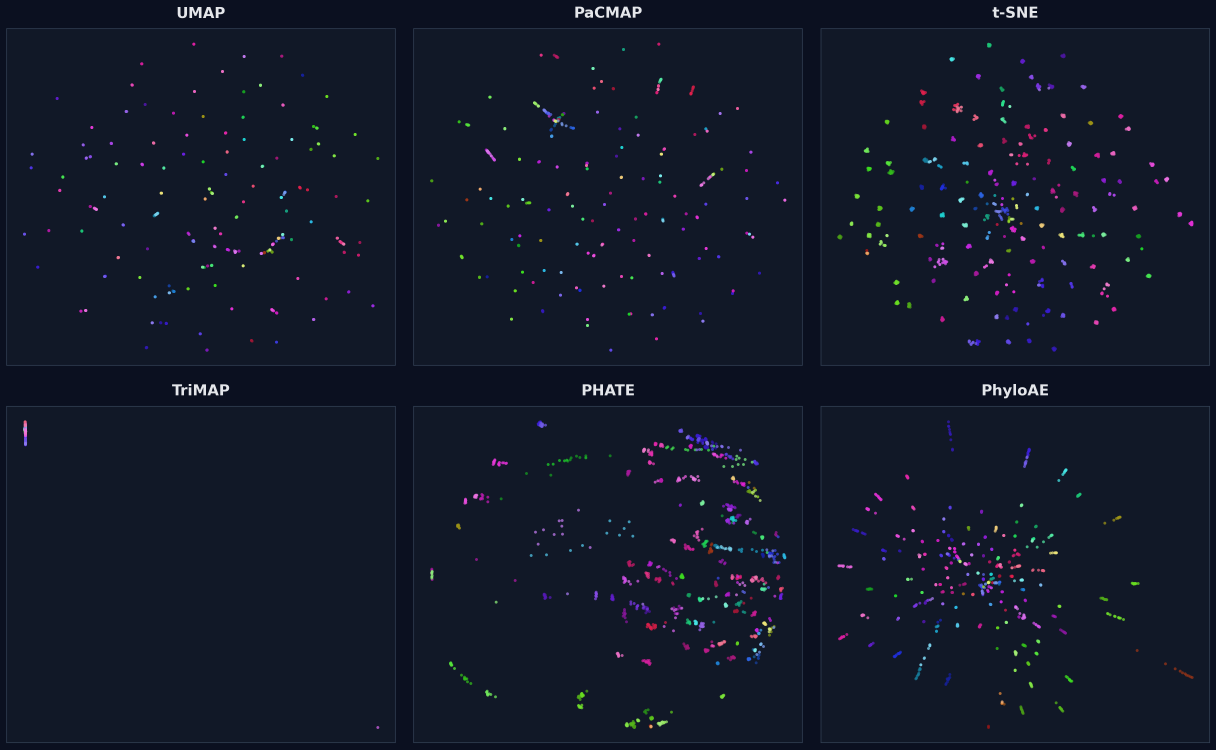
#> input picture results/figures/presentation/all_methods_2d_comparison.png, 3648 x 2248 px (shown at 1/3 size)
$ python baselines_panel.py
#> lines starting #> are read from the running program, lines starting #| are printed output that depends on the picture
"""Crop the 6-panel comparison grid to remove the PhyloAE panel (bottom-right)."""

from pathlib import Path
from PIL import Image, ImageDraw

PROJECT = Path(__file__).resolve().parents[2]
SRC = PROJECT / "results" / "figures" / "presentation" / "all_methods_2d_comparison.png"
DST = PROJECT / "results" / "figures" / "presentation" / "baselines_5panel.png"


def main() -> None:
    img = Image.open(SRC)
#> img is the input picture: PIL image 3648x2248 RGBA; mean R, G, B, A 18.3, 24.6, 40.2, 255
    w, h = img.size
#> w = 3648; h = 2248
    col_w = w // 3
#> col_w = 1216
    row_h = h // 2
#> row_h = 1124
    draw = ImageDraw.Draw(img)
    draw.rectangle([2 * col_w, row_h, w, h], fill=(0x0E, 0x11, 0x17))
    img.save(DST)
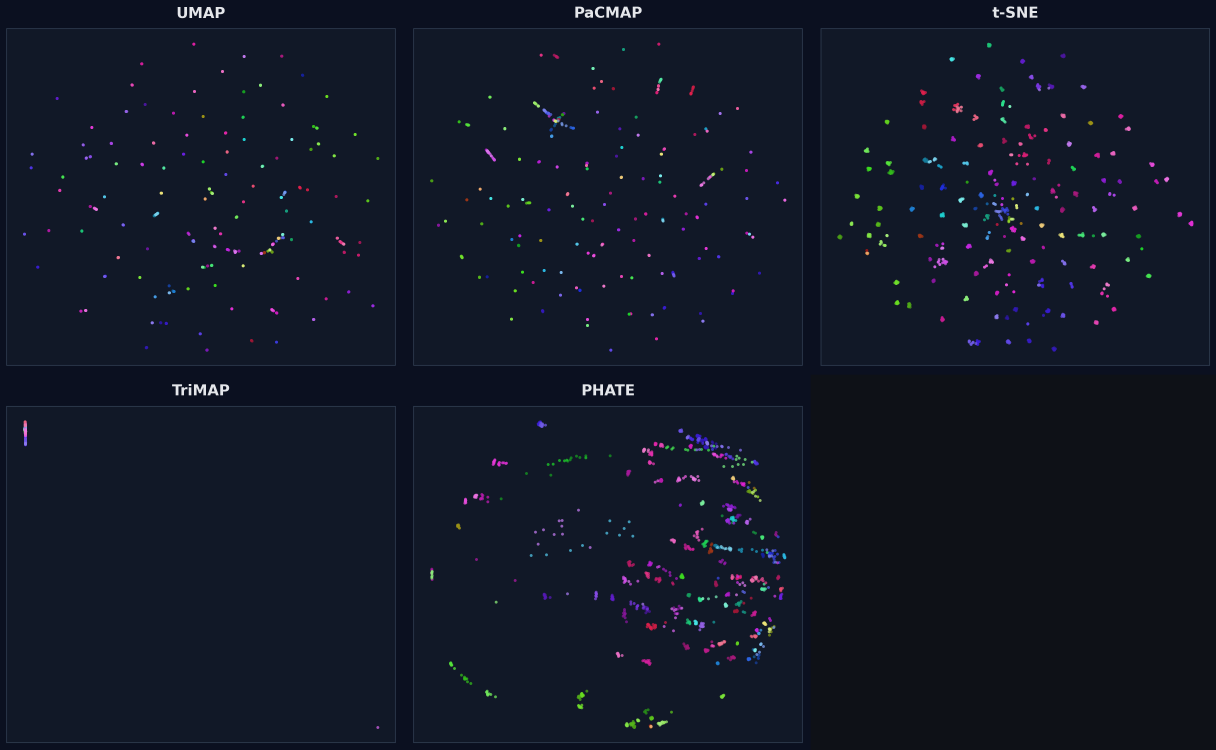
#> saved as baselines_5panel.png: PIL image 3648x2248 RGBA (shown at 1/3 size); mean R, G, B, A 17.6, 23.3, 37.3, 255
    print(f"Saved {DST}  ({img.size[0]}x{img.size[1]}, {DST.stat().st_size / 1024:.0f} KB)")
#| Saved results/figures/presentation/baselines_5panel.png  (3648x2248, 276 KB)


if __name__ == "__main__":
    main()

$ run again, with results/figures/admixture_cv_diagnostics.png copied over results/figures/presentation/all_methods_2d_comparison.png
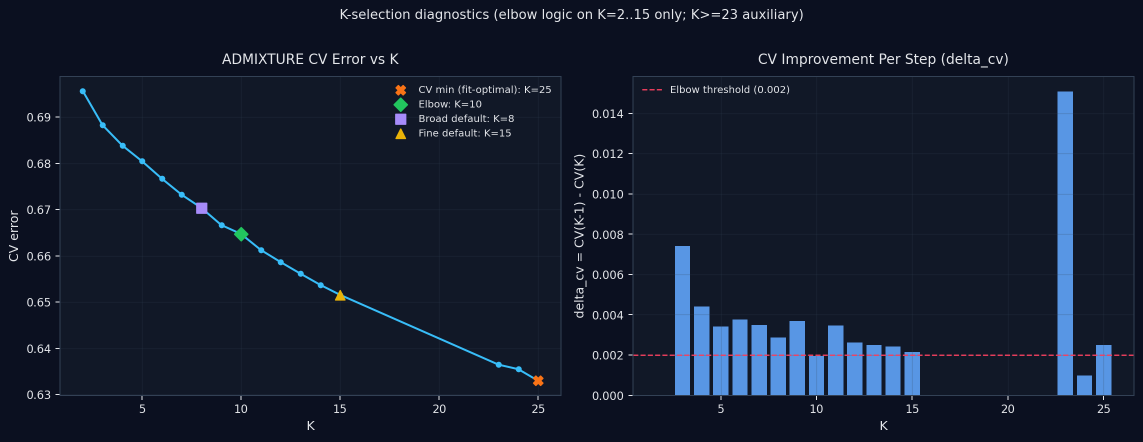
#> input picture results/figures/admixture_cv_diagnostics.png, 2286 x 883 px (shown at 1/2 size)
#> in main, img is the input picture: PIL image 2286x883 RGBA; mean R, G, B, A 20.7, 29.2, 46.9, 255
#> in main, `img.save(DST)`:
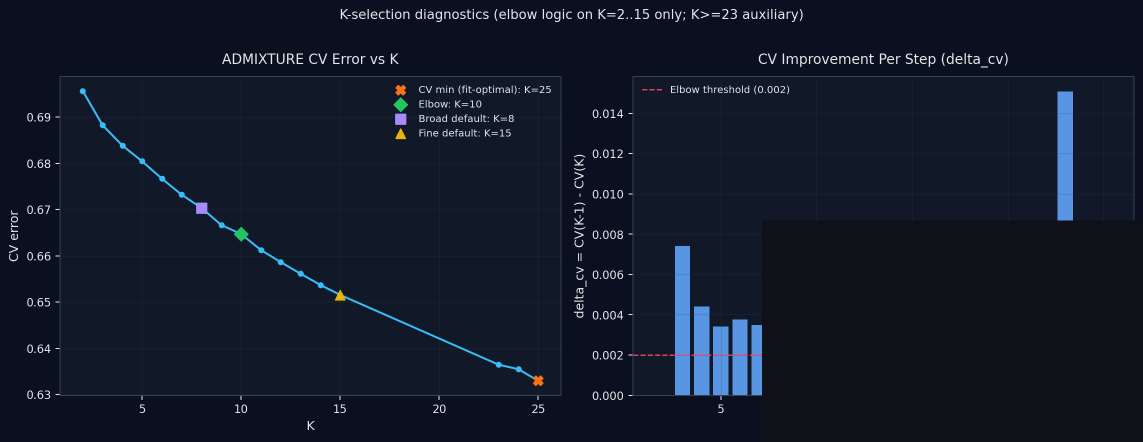
#> saved as baselines_5panel.png: PIL image 2286x883 RGBA (shown at 1/2 size); mean R, G, B, A 18.6, 25.5, 40.3, 255
#| Saved results/figures/presentation/baselines_5panel.png  (2286x883, 128 KB)

$ run again, with results/figures/cluster_estimation.png copied over results/figures/presentation/all_methods_2d_comparison.png
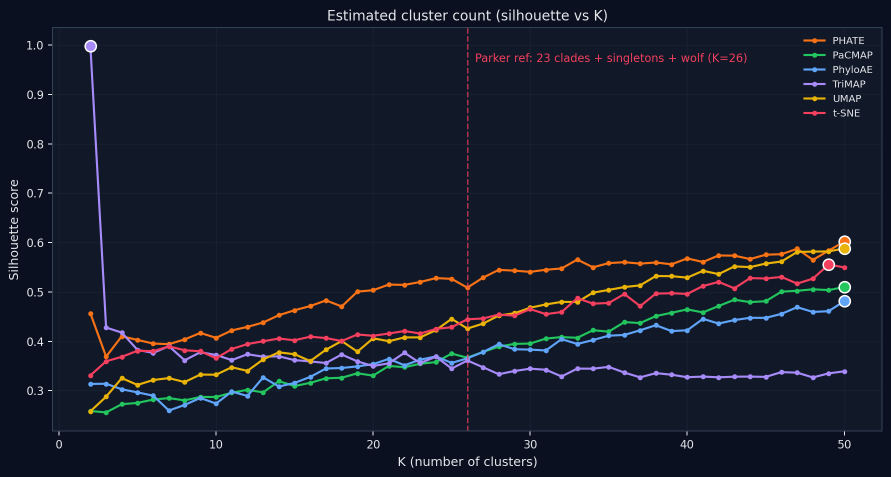
#> input picture results/figures/cluster_estimation.png, 1781 x 954 px (shown at 1/2 size)
#> in main, img is the input picture: PIL image 1781x954 RGBA; mean R, G, B, A 22.9, 27.9, 42.1, 255
#> in main, `img.save(DST)`:
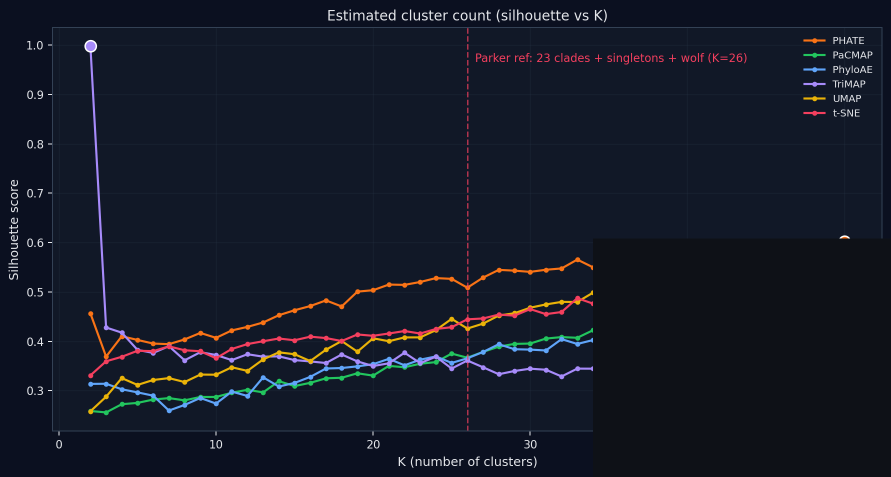
#> saved as baselines_5panel.png: PIL image 1781x954 RGBA (shown at 1/2 size); mean R, G, B, A 20.8, 25.6, 38.6, 255
#| Saved results/figures/presentation/baselines_5panel.png  (1781x954, 140 KB)

$ run again, with results/figures/comparison_dashboard.png copied over results/figures/presentation/all_methods_2d_comparison.png
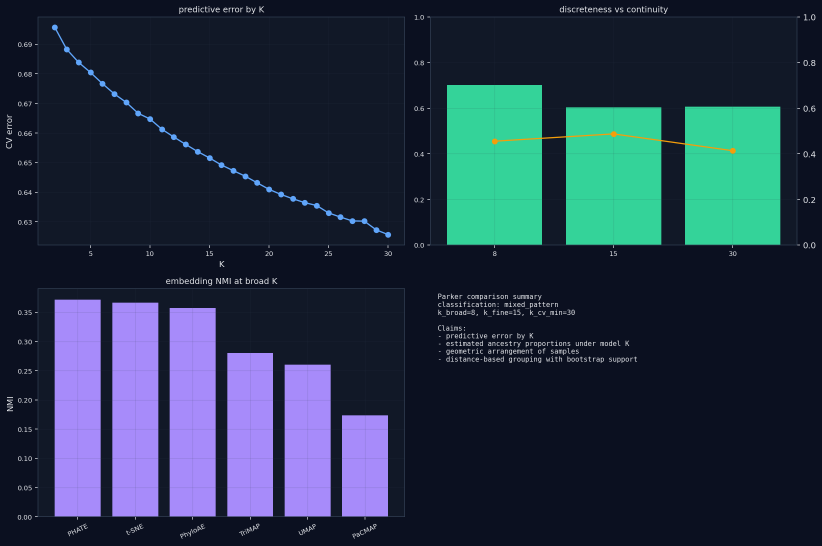
#> input picture results/figures/comparison_dashboard.png, 2466 x 1637 px (shown at 1/3 size)
#> in main, img is the input picture: PIL image 2466x1637 RGBA; mean R, G, B, A 35.6, 52, 71.1, 255
#> in main, `img.save(DST)`:
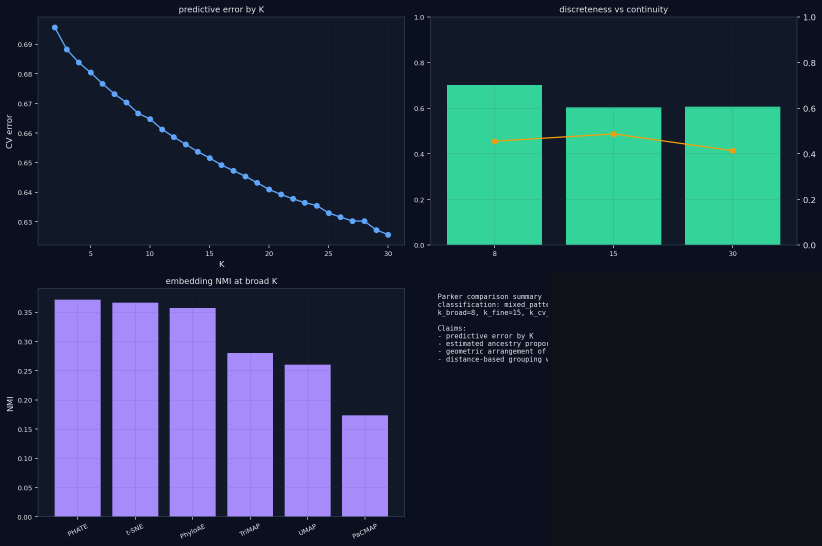
#> saved as baselines_5panel.png: PIL image 2466x1637 RGBA (shown at 1/3 size); mean R, G, B, A 36, 52, 69.4, 255
#| Saved results/figures/presentation/baselines_5panel.png  (2466x1637, 162 KB)
